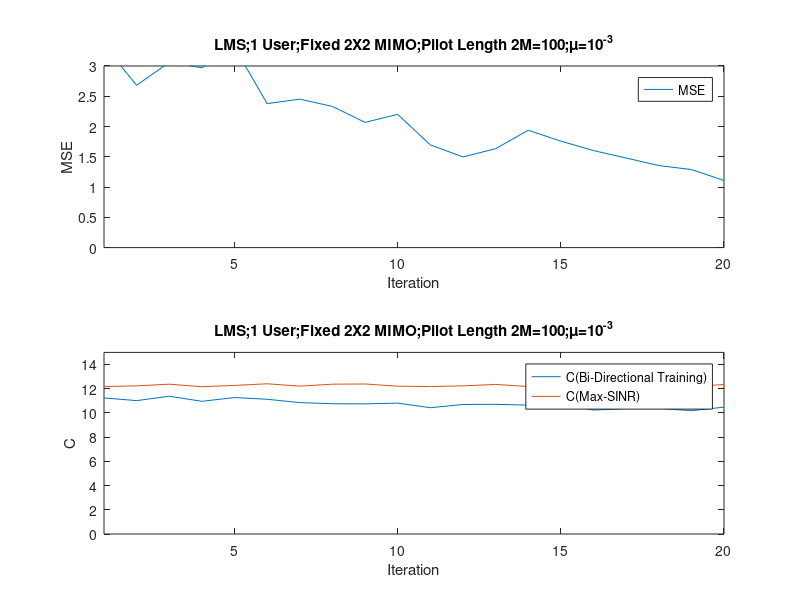

Write the MATLAB code that produced this figure.
%2 user, 2X2 MIMO Channel
%Turn Off Private Channel 
%calculate MSE
clc
clear

H=[randn(1,1)+1i*randn(1,1) randn(1,1)+1i*randn(1,1);randn(1,1)+1i*randn(1,1) randn(1,1)+1i*randn(1,1)];

v=[0;0];
g=[1;1];
g_w=[1;1];
g=g/norm(g);
g_w=g_w/norm(g_w);

sigma = sqrt(10^(-3));
StepSize = 10^(-3);

R=H*H'+sigma^2*eye(2);
2/max(eig(R));


xf = zeros(1,10^(7));
MSE = zeros(1,10^(7));
LS_LMS = zeros(1,10^(7));
MMSE = zeros(1,10^(7));
C = zeros(1,10^(7));
C_Wiener = zeros(1,10^(7));
SINR_without_stat = zeros(1,10^(7));
SINR_know_stat= zeros(1,10^(7));

Realization = 100;
TrainingLength = 10; %TrainingLength

for iteration = 1:20

    
    iteration
    
    for R = 1:Realization
    
        v=[0;0];
        g=[1;1];
        g_w=[1;1];
        
        g=g/norm(g);
        g_w=g_w/norm(g_w);
        H=[randn(1,1)+1i*randn(1,1) randn(1,1)+1i*randn(1,1);randn(1,1)+1i*randn(1,1) randn(1,1)+1i*randn(1,1)];
    
        for loop=1:iteration
                
               
                g=g/norm(g);
                g_w=g_w/norm(g_w);

                %Backward Training
                for iter1 = 1:TrainingLength

                        if rand-0.5 >= 0
                                    xb(iter1) = 1;
                                else
                                    xb(iter1) = -1;
                        end

                        yb = H.'*g*xb(iter1)+sigma*(1/sqrt(2))*[randn(1,1)+1i*randn(1,1);randn(1,1)+1i*randn(1,1)]; 
                        v  = v+StepSize*yb*conj(xb(iter1)-v'*yb);
                        v_w = inv(H.'*g_w*g_w'*(H.')'+eye(2)*sigma^2)*H.'*g_w;

                end

                v=v/norm(v);
                v_w=v_w/norm(v_w);

                %Forward Training  
                for iter2 = 1:TrainingLength

                        if rand-0.5 >= 0
                                    xf(iter2) = 1;
                                else
                                    xf(iter2) = -1;
                        end

                        yf = H*( v*xf(iter2) )+ sigma*(1/sqrt(2))*[(randn(1,1)+1i*randn(1,1));(randn(1,1)+1i*randn(1,1))]; 
                        g = g+StepSize*yf*conj(xf(iter2)-g'*yf);
                        g_w = inv(H*v_w*v_w'*H'+eye(2)*sigma^2)*H*v_w;
                end
                
                
        end
    
    MSE(iteration) =MSE(iteration)+ real(  1-v'*H'*g-(v'*H'*g)'+g'*eye(2)*(sigma^2)*g+(v'*H'*g)'*(v'*H'*g) )/Realization;
    SINR_without_stat(iteration)=SINR_without_stat(iteration)+ norm(( g'*H*v ))^2/norm( g'*eye(2)*sigma^2*g )/Realization; 
    SINR_know_stat(iteration)= SINR_know_stat(iteration)+norm(( g_w'*H*v_w ))^2/norm( g_w'*eye(2)*sigma^2*g_w )/Realization; 
    MMSE(iteration) = real(   1-v'*H'* inv(H*v*v'*H'+eye(2)*sigma^2)*H*v);
    
    end
           
end
   

n=1:iteration;

subplot(2,1,1)
plot(n,MSE(n))
legend('MSE')
xlabel('Iteration')
ylabel('MSE')
title('LMS;1 User;Fixed 2X2 MIMO;Pilot Length 2M=100;\mu=10^{-3}')
axis([1 iteration 0 3])

subplot(2,1,2)
plot(   n,log2(1+SINR_without_stat(n)),n,log2(1+SINR_know_stat(n)))
legend('C(Bi-Directional Training)','C(Max-SINR)')
xlabel('Iteration')
ylabel('C')
title('LMS;1 User;Fixed 2X2 MIMO;Pilot Length 2M=100;\mu=10^{-3}')
axis([1 iteration 0 15])


